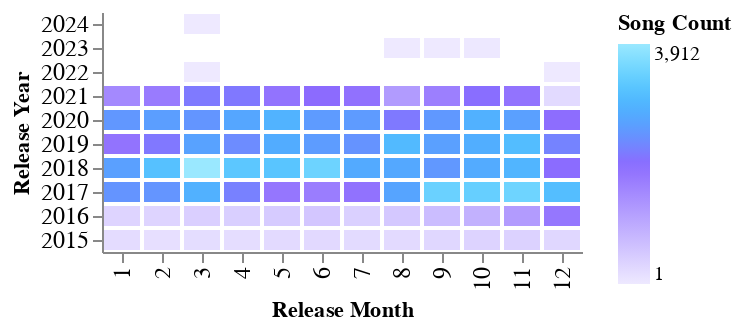

Write notebook code for a chart like this one.
### Code cell
song_count_chart = create_calendar_heatmap_chart(spotify_songs_grouped_songCount_pandas_filtered, 'song_count', 'song_count', 'Song Count')
song_count_chart.display()

### Figure 1 — Vega-Lite specification as saved in the notebook (floating-point values rounded to 4 significant figures)
{"config": {"view": {"continuousWidth": 300, "continuousHeight": 300, "strokeWidth": 0}, "axis": {"labelFontSize": 12}}, "data": {"name": "data-36e04daa6cf18f6d7bd63d9837312096"}, "mark": {"type": "rect", "stroke": "white", "strokeWidth": 2}, "encoding": {"color": {"field": "song_count", "legend": {}, "scale": {"range": ["RGBA(140,107,254,0.15)", "RGBA(140,107,254,1)", "RGBA(154,232,255,1)"]}, "title": "Song Count", "type": "quantitative"}, "tooltip": [{"field": "song_count", "type": "quantitative"}], "x": {"field": "release_month", "title": "Release Month", "type": "ordinal"}, "y": {"field": "release_year", "sort": "descending", "title": "Release Year", "type": "ordinal"}}, "height": 120, "width": "container", "$schema": "https://vega.github.io/schema/vega-lite/v5.17.0.json", "datasets": {"data-36e04daa6cf18f6d7bd63d9837312096": [{"release_year": 2016.0, "release_month": 4.0, "song_count": 406}, {"release_year": 2020.0, "release_month": 5.0, "song_count": 2895}, {"release_year": 2019.0, "release_month": 6.0, "song_count": 2551}, {"release_year": 2021.0, "release_month": 6.0, "song_count": 1948}, {"release_year": 2020.0, "release_month": 11.0, "song_count": 2602}, {"release_year": 2018.0, "release_month": 9.0, "song_count": 2487}, {"release_year": 2021.0, "release_month": 10.0, "song_count": 1987}, {"release_year": 2020.0, "release_month": 4.0, "song_count": 2690}, {"release_year": 2021.0, "release_month": 5.0, "song_count": 1817}, {"release_year": 2015.0, "release_month": 3.0, "song_count": 192}, {"release_year": 2016.0, "release_month": 11.0, "song_count": 1196}, {"release_year": 2015.0, "release_month": 12.0, "song_count": 267}, {"release_year": 2017.0, "release_month": 8.0, "song_count": 2665}, {"release_year": 2017.0, "release_month": 12.0, "song_count": 3077}, {"release_year": 2016.0, "release_month": 3.0, "song_count": 393}, {"release_year": 2019.0, "release_month": 9.0, "song_count": 2604}, {"release_year": 2015.0, "release_month": 1.0, "song_count": 200}, {"release_year": 2023.0, "release_month": 10.0, "song_count": 5}, {"release_year": 2020.0, "release_month": 12.0, "song_count": 1923}, {"release_year": 2018.0, "release_month": 8.0, "song_count": 2725}, {"release_year": 2021.0, "release_month": 4.0, "song_count": 2097}, {"release_year": 2017.0, "release_month": 7.0, "song_count": 1843}, {"release_year": 2018.0, "release_month": 7.0, "song_count": 2747}, {"release_year": 2021.0, "release_month": 12.0, "song_count": 235}, {"release_year": 2020.0, "release_month": 9.0, "song_count": 2494}, {"release_year": 2019.0, "release_month": 5.0, "song_count": 2779}, {"release_year": 2015.0, "release_month": 9.0, "song_count": 282}, {"release_year": 2015.0, "release_month": 7.0, "song_count": 209}, {"release_year": 2019.0, "release_month": 4.0, "song_count": 2327}, {"release_year": 2017.0, "release_month": 5.0, "song_count": 1773}, {"release_year": 2019.0, "release_month": 11.0, "song_count": 3057}, {"release_year": 2019.0, "release_month": 10.0, "song_count": 2815}, {"release_year": 2020.0, "release_month": 1.0, "song_count": 2483}, {"release_year": 2019.0, "release_month": 12.0, "song_count": 2223}, {"release_year": 2016.0, "release_month": 10.0, "song_count": 863}, {"release_year": 2018.0, "release_month": 3.0, "song_count": 3912}, {"release_year": 2016.0, "release_month": 6.0, "song_count": 529}, {"release_year": 2015.0, "release_month": 11.0, "song_count": 354}, {"release_year": 2022.0, "release_month": 3.0, "song_count": 1}, {"release_year": 2023.0, "release_month": 8.0, "song_count": 1}, {"release_year": 2017.0, "release_month": 10.0, "song_count": 3385}, {"release_year": 2016.0, "release_month": 5.0, "song_count": 469}, {"release_year": 2021.0, "release_month": 2.0, "song_count": 1699}, {"release_year": 2018.0, "release_month": 10.0, "song_count": 2765}, {"release_year": 2021.0, "release_month": 11.0, "song_count": 1821}, {"release_year": 2018.0, "release_month": 5.0, "song_count": 3199}, {"release_year": 2021.0, "release_month": 3.0, "song_count": 2111}, {"release_year": 2015.0, "release_month": 8.0, "song_count": 227}, {"release_year": 2015.0, "release_month": 6.0, "song_count": 239}, {"release_year": 2021.0, "release_month": 9.0, "song_count": 1628}, {"release_year": 2015.0, "release_month": 2.0, "song_count": 143}, {"release_year": 2021.0, "release_month": 8.0, "song_count": 1212}, {"release_year": 2016.0, "release_month": 1.0, "song_count": 322}, {"release_year": 2023.0, "release_month": 9.0, "song_count": 1}, {"release_year": 2016.0, "release_month": 9.0, "song_count": 688}, {"release_year": 2018.0, "release_month": 6.0, "song_count": 3462}, {"release_year": 2017.0, "release_month": 6.0, "song_count": 1666}, {"release_year": 2020.0, "release_month": 8.0, "song_count": 2110}, {"release_year": 2016.0, "release_month": 7.0, "song_count": 389}, {"release_year": 2021.0, "release_month": 7.0, "song_count": 1845}, {"release_year": 2019.0, "release_month": 2.0, "song_count": 2090}, {"release_year": 2017.0, "release_month": 2.0, "song_count": 2448}, {"release_year": 2020.0, "release_month": 2.0, "song_count": 2575}, {"release_year": 2019.0, "release_month": 1.0, "song_count": 1820}, {"release_year": 2019.0, "release_month": 7.0, "song_count": 2422}, {"release_year": 2015.0, "release_month": 5.0, "song_count": 222}, {"release_year": 2018.0, "release_month": 1.0, "song_count": 2599}, {"release_year": 2024.0, "release_month": 3.0, "song_count": 1}, {"release_year": 2020.0, "release_month": 3.0, "song_count": 2455}, {"release_year": 2020.0, "release_month": 6.0, "song_count": 2537}, {"release_year": 2021.0, "release_month": 1.0, "song_count": 1480}, {"release_year": 2019.0, "release_month": 8.0, "song_count": 3005}, {"release_year": 2019.0, "release_month": 3.0, "song_count": 2631}, {"release_year": 2017.0, "release_month": 11.0, "song_count": 3477}, {"release_year": 2017.0, "release_month": 4.0, "song_count": 2191}, {"release_year": 2018.0, "release_month": 2.0, "song_count": 3130}, {"release_year": 2015.0, "release_month": 4.0, "song_count": 180}, {"release_year": 2017.0, "release_month": 3.0, "song_count": 2863}, {"release_year": 2015.0, "release_month": 10.0, "song_count": 336}, {"release_year": 2016.0, "release_month": 12.0, "song_count": 1767}, {"release_year": 2020.0, "release_month": 7.0, "song_count": 2533}, {"release_year": 2016.0, "release_month": 2.0, "song_count": 328}, {"release_year": 2022.0, "release_month": 12.0, "song_count": 1}, {"release_year": 2018.0, "release_month": 12.0, "song_count": 1970}, {"release_year": 2020.0, "release_month": 10.0, "song_count": 2868}, {"release_year": 2017.0, "release_month": 1.0, "song_count": 2439}, {"release_year": 2016.0, "release_month": 8.0, "song_count": 509}, {"release_year": 2018.0, "release_month": 11.0, "song_count": 2933}, {"release_year": 2018.0, "release_month": 4.0, "song_count": 3238}, {"release_year": 2017.0, "release_month": 9.0, "song_count": 3429}]}}
